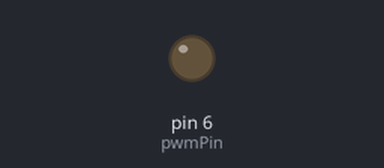
A sketch run on a simulated Arduino Uno, built with avr-gcc and run on an emulated ATmega328P. Parts: output pins drawn as LEDs (lit = HIGH).

Above: at 0.05 s.
At 5.75 s:
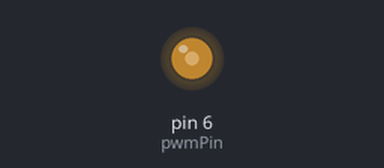
At 11.55 s:
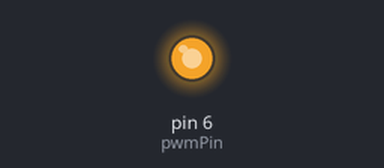
At 23.15 s:
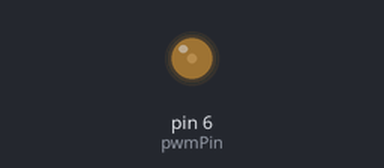
Timing chart, 0 to 33.3 s (numbered marks = the images above):
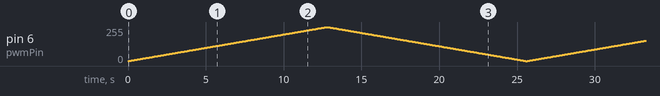

The sketch:

PWMpin.ino
```cpp
const int pwmPin = 6;

void setup() {
  pinMode(pwmPin, OUTPUT);
}

void loop() {
  for (int Val = 0; Val <= 255; ++Val) {
    analogWrite(pwmPin, Val);
    delay(50);
  }
  for (int Val = 255; Val >= 0; --Val) {
    analogWrite(pwmPin, Val);
    delay(50);
  }
}
```
